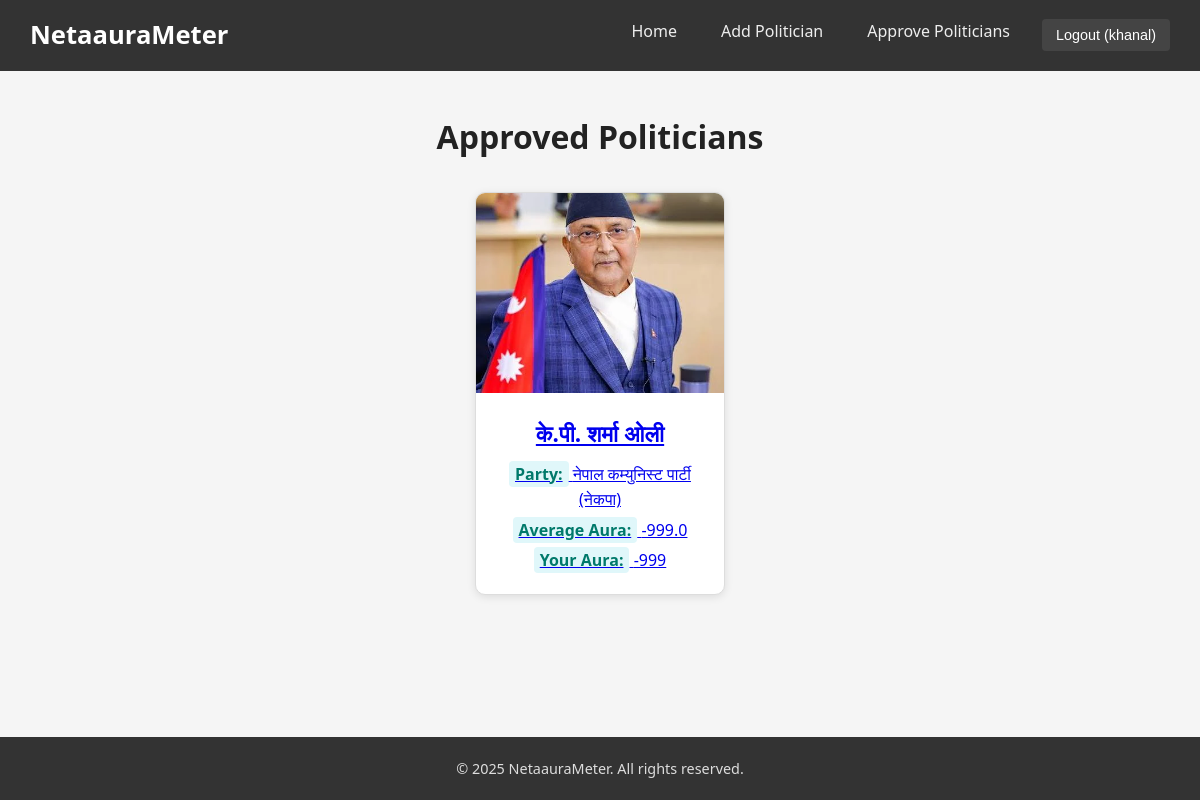
The app's page / (signed in) with its own data.
### core/models.py (models this page shows, shortened)
class Politician(models.Model):
    name = models.CharField(max_length=255)
    party = models.CharField(max_length=255, blank=True, null=True)
    position = models.CharField(max_length=255, blank=True, null=True)
    biography = models.TextField(blank=True)
    social_links = models.JSONField(default=dict, blank=True,null=True)  # {"twitter": "..."}
    tags = models.CharField(max_length=255, blank=True)
    image = models.ImageField(upload_to="politicians/")
    average_aura = models.FloatField(default=0.0)
    is_approved = models.BooleanField(default=False)
    created_by = models.ForeignKey(User, on_delete=models.SET_NULL, null=True)
    created_at = models.DateTimeField(auto_now_add=True)

class Rating(models.Model):
    politician = models.ForeignKey(Politician, on_delete=models.CASCADE)
    user = models.ForeignKey(User, on_delete=models.SET_NULL, null=True, blank=True)
    aura_score = models.IntegerField(
        validators=[MinValueValidator(-999), MaxValueValidator(999)]
    )
    integrity = models.PositiveSmallIntegerField(default=0)
    effectiveness = models.PositiveSmallIntegerField(default=0)
    popularity = models.PositiveSmallIntegerField(default=0)
    comment = models.TextField(blank=True)
    created_at = models.DateTimeField(auto_now_add=True)

### core/views.py (the view)
# urls.py: path("", views.politician_list, name="politician_list"),
def politician_list(request):
    politicians = Politician.objects.filter(is_approved=True)
    context = {
        'politicians': politicians
    }
    if request.user.is_authenticated:
        for p in politicians:
            p.user_rating = p.rating_set.filter(user=request.user).first()
    else:
        for p in politicians:
            p.user_rating = None
    return render(request, "core/politician_list.html", {"politicians": politicians})

### core/templates/core/politician_list.html
{% extends 'base.html' %}
{% load static %}
{% block content %}
<div class="page-header">
    <h1>Approved Politicians</h1>
</div>
<div class="cards-container">
    {% if politicians %}
        {% for politician in politicians %}
            <div class="card">
                <a href="{% url 'politician_detail' politician.pk %}">
                    <div class="card-image">
                        {% if politician.image %}
                            <img src="{{ politician.image.url }}" alt="{{ politician.name }}">
                        {% else %}
                            <img src="{% static 'images/default_avatar.png' %}" alt="No Image">
                        {% endif %}
                    </div>
                    <div class="card-content">
                        <h2>{{ politician.name }}</h2>
                        <p><strong>Party:</strong> {{ politician.party }}</p>
                        <p><strong>Average Aura:</strong> {{ politician.average_aura|default:"N/A" }}</p>
                        <p><strong>Your Aura:</strong>
                            {% if user.is_authenticated %}
                                {% if politician.user_rating %}
                                    {{ politician.user_rating.aura_score }}
                                {% else %}
                                    Not rated
                                {% endif %}
                            {% else %}
                                Login to rate
                            {% endif %}
                        </p>
                    </div>
                </a>
            </div>
        {% endfor %}
    {% else %}
        <p>No politicians found.</p>
    {% endif %}
</div>
{% endblock %}

### templates/base.html (shortened to what this page needs)
<!DOCTYPE html>
<html lang="en">
<head>
    {% load static %}
    <link rel="stylesheet" href="{% static 'css/style.css' %}">
</head>
<body>
    <header>
        <nav class="navbar">
            <div class="logo">
                <a href="{% url 'politician_list' %}">NetaauraMeter</a>
            </div>
            <ul class="nav-links">
                <li><a href="{% url 'politician_list' %}">Home</a></li>
                <li><a href="{% url 'add_politician' %}">Add Politician</a></li>
                {% if user.is_authenticated and user.is_staff %}
                    <li><a href="{% url 'approve_politicians' %}">Approve Politicians</a></li>
                {% endif %}
                {% if user.is_authenticated %}
                    <li>
                        <form method="post" action="{% url 'logout' %}" style="display:inline;">
                            <button type="submit" class="btn-logout">
                                Logout ({{ user.username }})
                            </button>
                        </form>
                    </li>
                {% else %}
                    <li><a href="{% url 'login' %}" class="btn-login">Login</a></li>
                    <li><a href="{% url 'register' %}">Register</a></li>
                {% endif %}
            </ul>
        </nav>
    </header>
    <main>
        {% block content %}{% endblock %}
    </main>
    <footer>
        <p>&copy; 2025 NetaauraMeter. All rights reserved.</p>
    </footer>
</body>
</html>

### static/css/style.css (style rules this page uses)
:root { --primary-color: #333; --secondary-color: #444; --accent-color: #28a745; --danger-color: #dc3545; --warning-color: #ffc107; --bg-color: #f5f5f5; --text-color: #222; --text-muted: #555; --card-shadow: rgba(0,0,0,0.1); --card-shadow-hover: rgba(0,0,0,0.2); }
* { margin: 0; padding: 0; box-sizing: border-box; }
html, body { height: 100%; display: flex; flex-direction: column; }
body { font-family: 'Segoe UI', Tahoma, Geneva, Verdana, sans-serif; background-color: var(--bg-color); color: var(--text-color); line-height: 1.6; }
main { flex: 1; display: flex; flex-direction: column; padding: 40px 20px; }
header { background-color: var(--primary-color); padding: 15px 30px; }
.navbar { display: flex; justify-content: space-between; align-items: center; }
.logo a { color: #fff; font-size: 1.6rem; font-weight: bold; text-decoration: none; }
.nav-links { list-style: none; display: flex; gap: 20px; }
.nav-links li a { color: #eee; text-decoration: none; padding: 8px 12px; border-radius: 4px; transition: background 0.3s; }
.btn-login, .btn-logout, .btn-submit, .btn-approve, .btn-warning, .btn-danger { padding: 8px 14px; border: none; border-radius: 4px; cursor: pointer; text-decoration: none; transition: background 0.3s; display: inline-block; font-size: 0.9rem; }
.btn-login, .btn-logout, .btn-submit { background-color: var(--secondary-color); color: #fff; }
footer { margin-top: auto; text-align: center; padding: 20px; background-color: var(--primary-color); color: #ddd; font-size: 0.9rem; }
.page-header { text-align: center; margin-bottom: 30px; }
.cards-container { display: flex; flex-wrap: wrap; gap: 20px; justify-content: center; }
.card { border: 1px solid #ddd; border-radius: 10px; width: 250px; overflow: hidden; box-shadow: 0 2px 8px var(--card-shadow); text-align: center; background-color: #fff; transition: all 0.3s ease-in-out; }
.card-image img { width: 100%; height: 200px; object-fit: cover; }
.card-content { padding: 15px; }
.card-content h2 { margin-bottom: 10px; font-size: 1.4rem; }
.card-content p { margin: 5px 0; font-weight: 500; }
.card-content p strong { background-color: #e0f7fa; padding: 2px 6px; border-radius: 4px; color: #00796b; }

### records on screen
Politician: image (picture), name "के.पी. शर्मा ओली", party "नेपाल कम्युनिस्ट पार्टी (नेकपा)", average_aura "-999.0", user_rating.aura_score "-999"

### other values on screen
{{ user.username }} "khanal"
